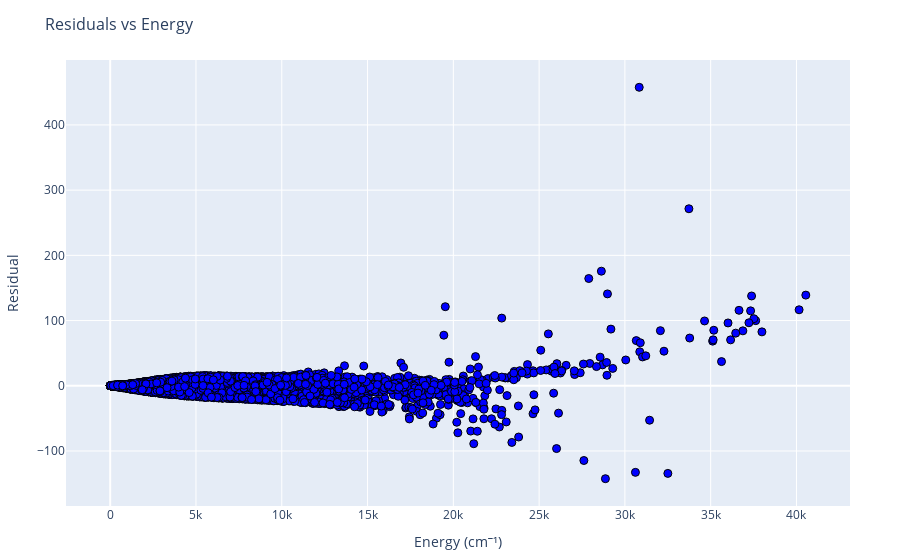

Notebook code cell kept with this figure:
### Code cell
trace = PlotlyJS.scatter(
    x = energies,
    y = residuals,
    mode = "markers",  # for dots only
    marker = attr(
        size = 8,
        color = "blue",
        line = attr(width=1, color="black")
    ),
    name = "Residuals"
)

layout = PlotlyJS.Layout(
    title = attr(text="Residuals vs Energy", font=attr(size=16)),
    xaxis = attr(
        title = attr(text="Energy (cm⁻¹)", font=attr(size=14)),
        # range = [0, 15000],
        tickfont = attr(size=12)
    ),
    yaxis = attr(
        title = attr(text="Residual", font=attr(size=14)),
        tickfont = attr(size=12)
    ),
    legend = attr(font=attr(size=10))
)

PlotlyJS.plot(trace, layout)

### Figure 1 — Plotly figure (JSON) as saved in the notebook; plotly's stock layout.template omitted (floating-point values rounded to 4 significant figures; data arrays with more than 128 entries replaced by an {"elided": "..."} marker saying what was removed)
{"data": [{"marker": {"color": "blue", "line": {"color": "black", "width": 1}, "size": 8}, "mode": "markers", "name": "Residuals", "type": "scatter", "x": {"elided": "6132 float values"}, "y": {"elided": "6132 float values"}}], "layout": {"legend": {"font": {"size": 10}}, "margin": {"b": 50, "l": 50, "r": 50, "t": 60}, "title": {"font": {"size": 16}, "text": "Residuals vs Energy"}, "xaxis": {"tickfont": {"size": 12}, "title": {"font": {"size": 14}, "text": "Energy (cm⁻¹)"}}, "yaxis": {"tickfont": {"size": 12}, "title": {"font": {"size": 14}, "text": "Residual"}}}}
